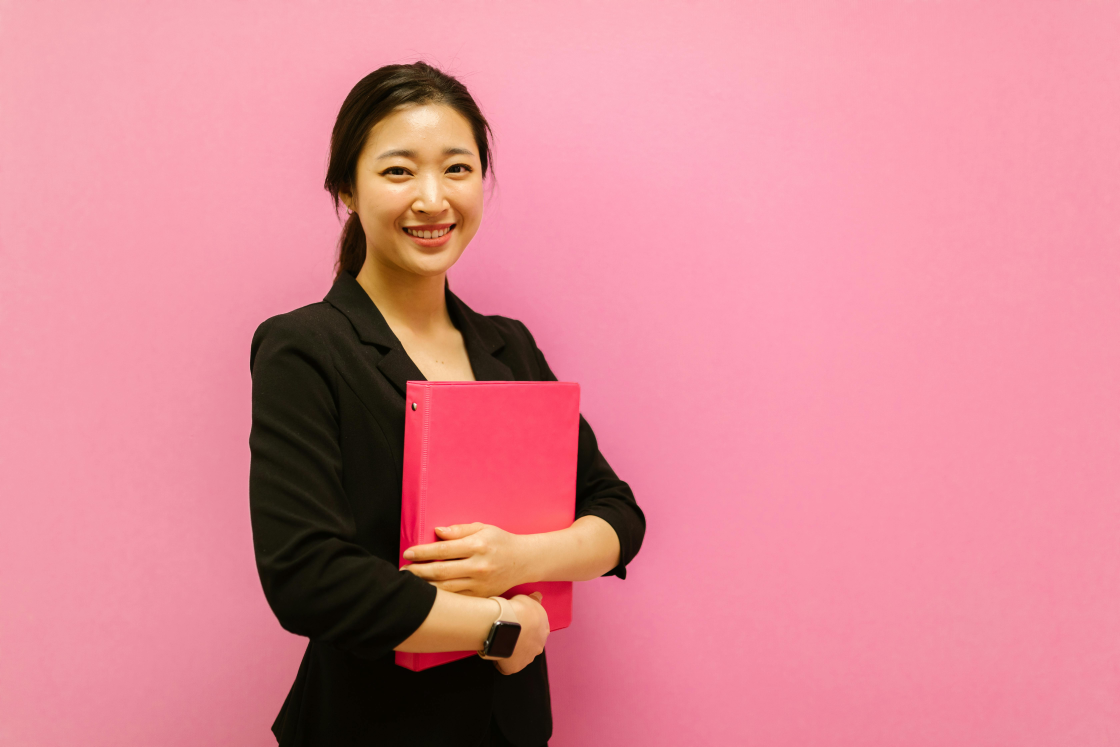
#> input picture free-gazou/pexels-rdne-7845392.jpg, 6720 x 4480 px, found by its file name (shown at 1/6 size)
$ python fix_interview_03.py
#> lines starting #> are read from the running program, lines starting #| are printed output that depends on the picture
"""
interview-03.jpg（鈴木葵）のピンク背景を完全モノクロ化。
編集メディアのトーンに揃える。
"""
import sys, io, os
sys.stdout = io.TextIOWrapper(sys.stdout.buffer, encoding="utf-8")
from PIL import Image, ImageEnhance

ROOT = "c:/Users/aidma-1094/OneDrive/pmi-ai/pmi-solutions/kaimaku/hitomichi-interview"
src = os.path.join(ROOT, "free-gazou", "pexels-rdne-7845392.jpg")
dst = os.path.join(ROOT, "assets", "photos", "interview-03.jpg")

img = Image.open(src).convert("RGB")
#> img is the input picture: PIL image 6720x4480 RGB; mean R, G, B 218.4, 135.7, 147.6

# リサイズ（max 1400px width）
w, h = img.size
#> w = 6720; h = 4480
if w > 1400:
    img = img.resize((1400, int(h * 1400 / w)), Image.LANCZOS)
#> img: PIL image 1400x933 RGB

# 完全モノクロ化（saturation 0%）
img = ImageEnhance.Color(img).enhance(0.0)
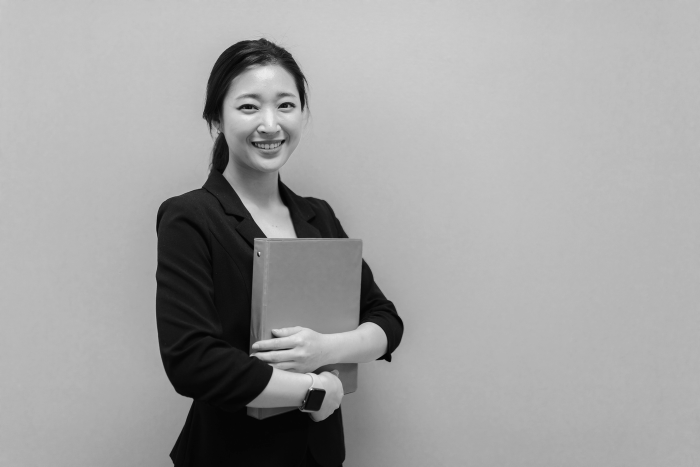
#> img: PIL image 1400x933 RGB (shown at 1/2 size); min 1, max 255, mean 161.7

# わずかにコントラスト＋明るさ調整（編集メディア風）
img = ImageEnhance.Contrast(img).enhance(1.08)
img = ImageEnhance.Brightness(img).enhance(0.98)

img.save(dst, "JPEG", quality=85, optimize=True, progressive=True)
print(f"完了: {os.path.basename(dst)}  {img.size[0]}x{img.size[1]}  ({os.path.getsize(dst)/1024:.0f} KB)")

$ run again, with free-gazou/pexels-rdne-7845457.jpg copied over free-gazou/pexels-rdne-7845392.jpg
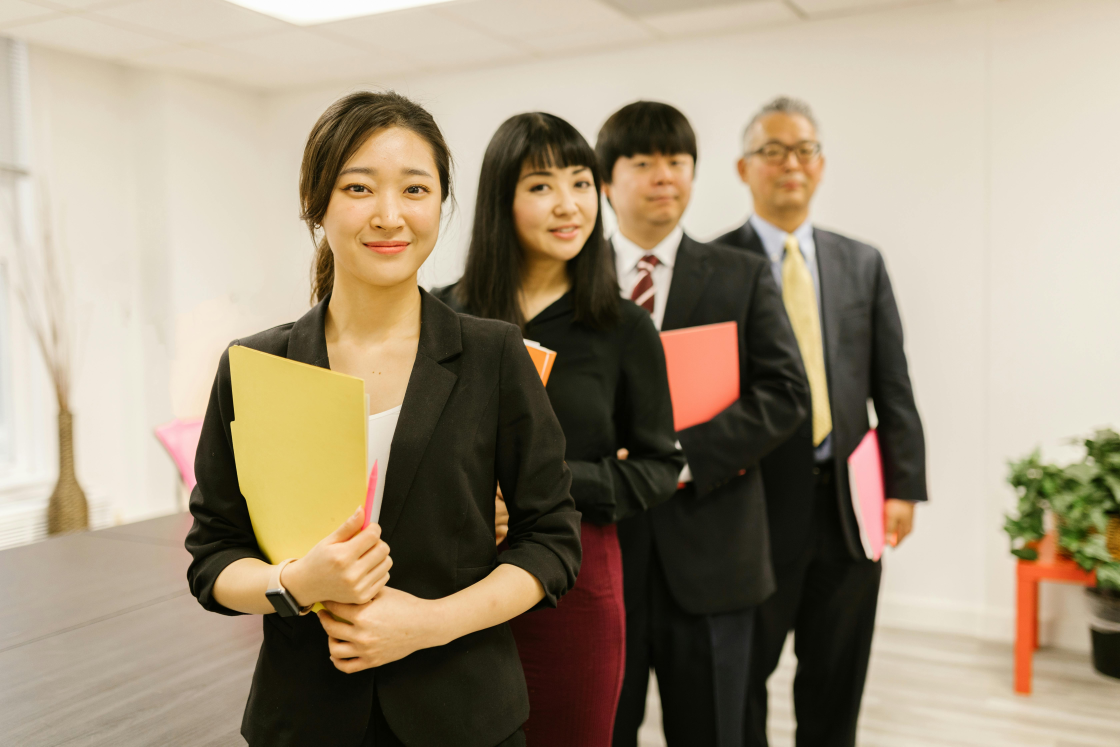
#> input picture free-gazou/pexels-rdne-7845457.jpg, 6720 x 4480 px, found by its file name (shown at 1/6 size)
#> img is the input picture: PIL image 6720x4480 RGB; mean R, G, B 159.7, 145.9, 124
#> `img = ImageEnhance.Color(img).enhance(0.0)`:
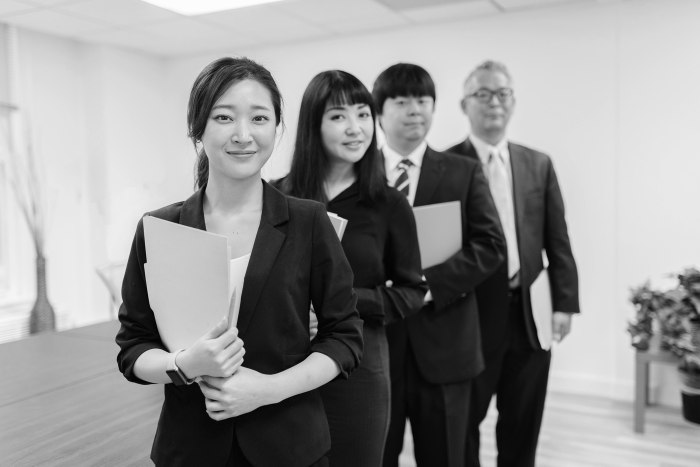
#> img: PIL image 1400x933 RGB (shown at 1/2 size); min 0, max 253, mean 147.5
